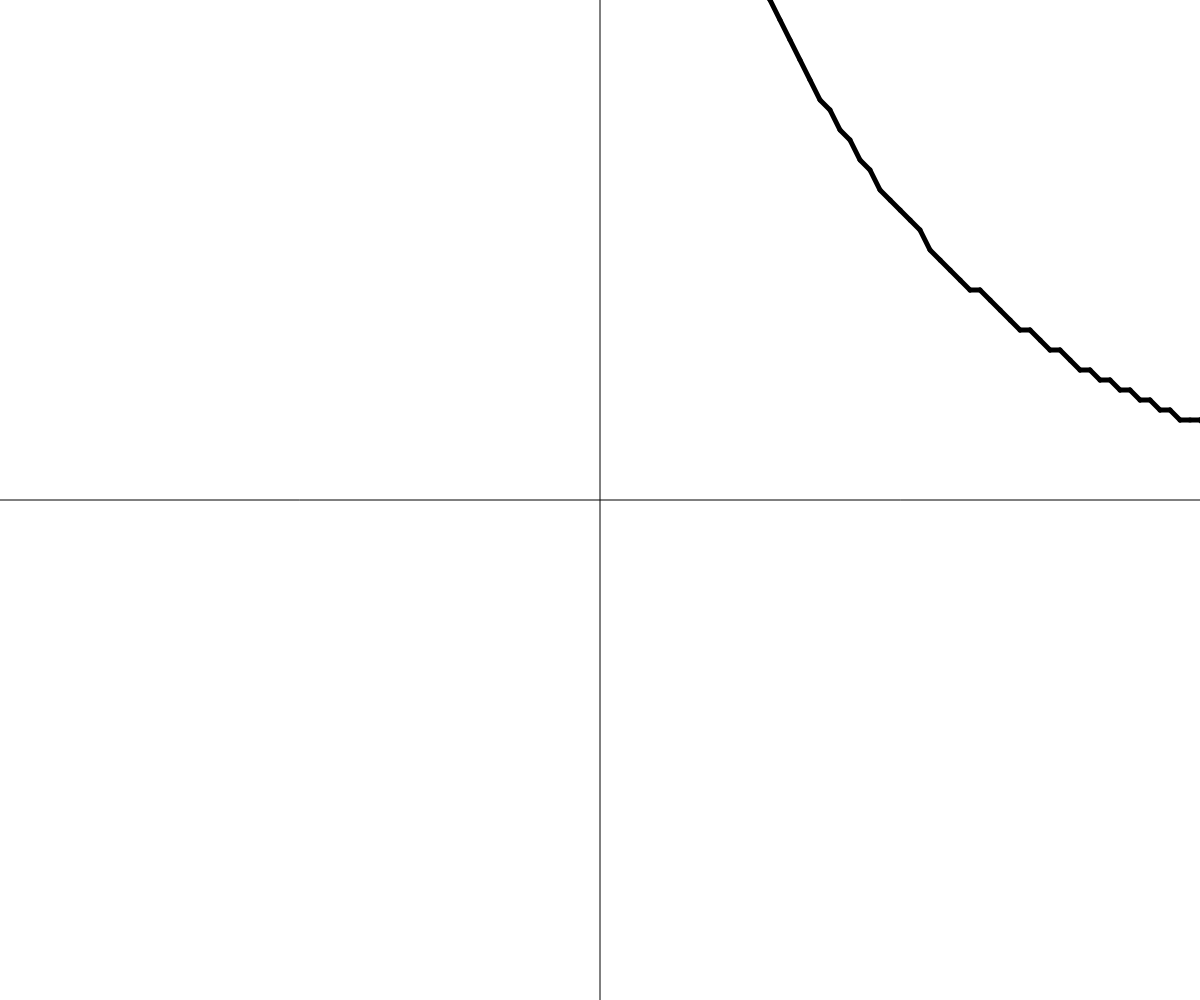
Frame 1 (no input)
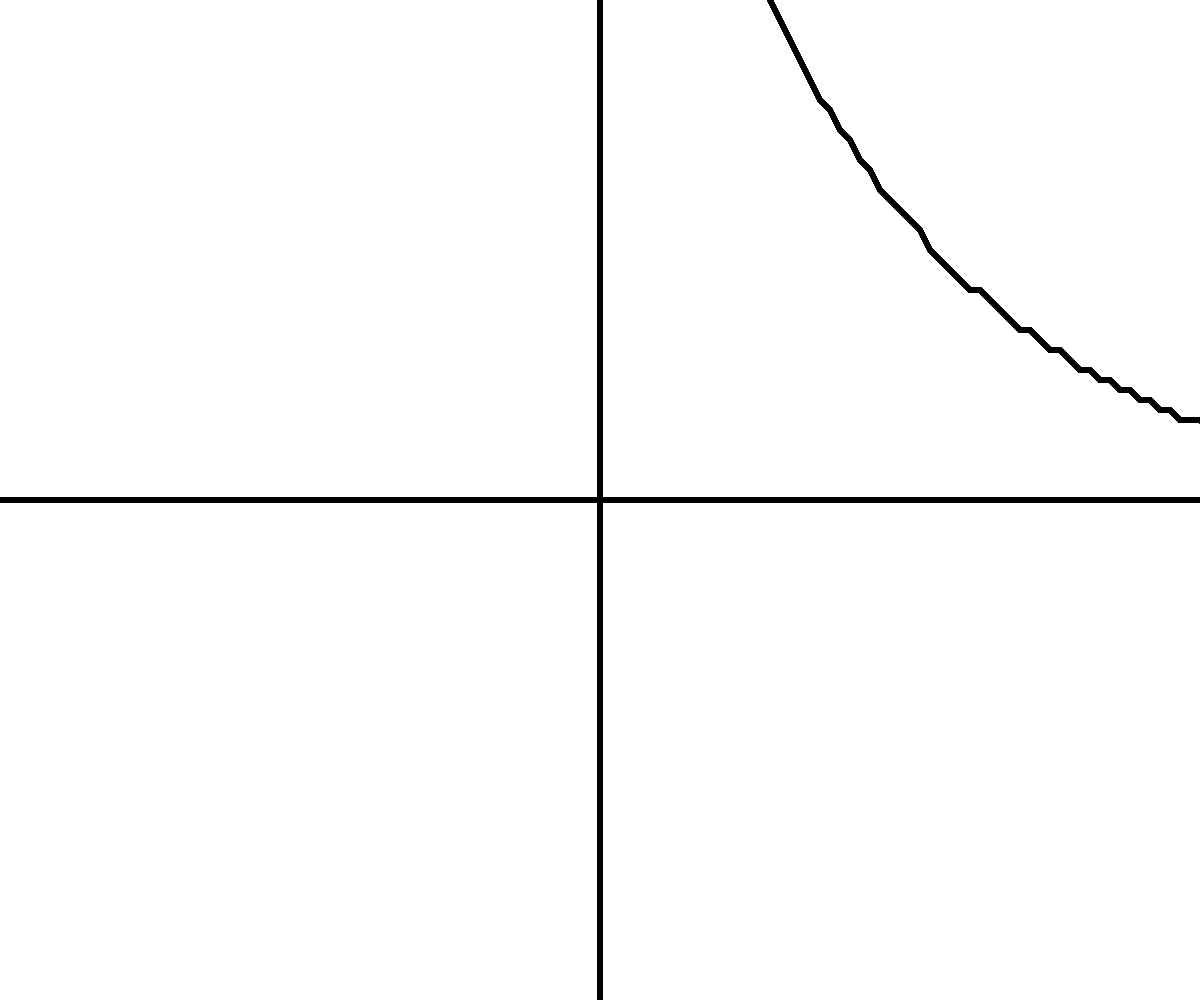
Frame 60 (no input)
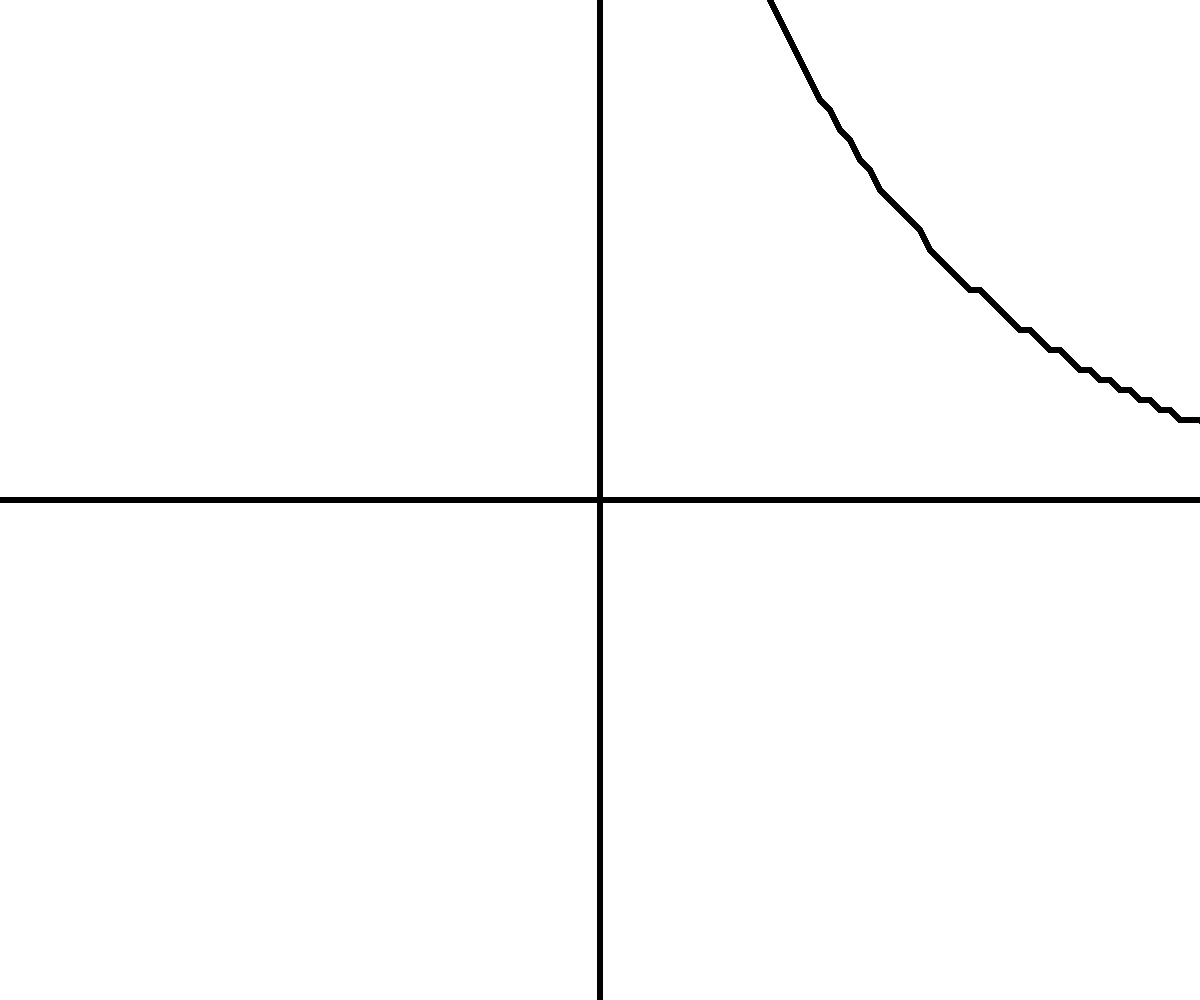
Frame 120 (the mouse pressed at the canvas centre since frame 60)

The p5.js sketch that drew these frames (run headless with seeded random() and noise() and a simulated clock; from frame 60 on, the mouse is pressed at the canvas centre):

// p5.js sketch
// ── sketch.js
var points = []
var scl = 10

function setup() {
	createCanvas(windowWidth, windowHeight)
	var yNum = height / 2 / scl
	for (var j = 0; j < height; j += scl){
		textSize(40)
		// text(yNum, width / 2 - 20, j)
		yNum--
	}
	for (var x = -width / 2; x < width / 2; x++){
		var y = floor((101 * exp(-0.04 * x)) - 1)
		points.push(createVector(x * scl, (height - y * scl)))
	}
}

function draw() {
	line(width / 2, 0, width / 2, height)
	line(0, height / 2, width, height / 2)
	strokeWeight(5)
	translate(width / 2, -height / 2)
	for (var i = 1; i < points.length; i++){
		line(points[i - 1].x, points[i - 1].y, points[i].x, points[i].y)
		if (points[i].x / scl == 100){
			textSize(40)
			text(points[i].x / scl, points[i].x, points[i].y)
		}
	}
}
